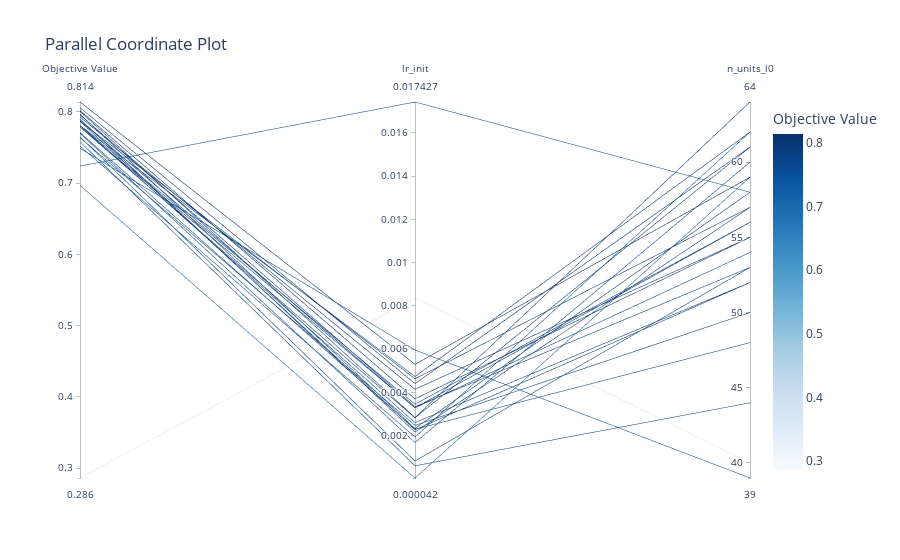

Write notebook code for a chart like this one.
### Markdown cell above
### Selecting Parameters to Visualize

### Code cell
plot_parallel_coordinate(study, params=['lr_init', 'n_units_l0'])

### Figure 1 — Plotly figure (JSON) as saved in the notebook; plotly's stock layout.template omitted (floating-point values rounded to 4 significant figures)
{"data": [{"dimensions": [{"label": "Objective Value", "range": [0.286, 0.814], "values": [0.77, 0.697, 0.724, 0.286, 0.749, 0.758, 0.802, 0.765, 0.801, 0.796, 0.781, 0.781, 0.779, 0.771, 0.752, 0.787, 0.814, 0.79, 0.806, 0.797, 0.788, 0.781, 0.793, 0.787, 0.779, 0.764]}, {"label": "lr_init", "range": [4.15e-05, 0.01743], "values": [0.00168, 4.15e-05, 0.01743, 0.008365, 0.00596, 0.0006037, 0.003699, 0.000829, 0.002837, 0.003338, 0.002602, 0.004735, 0.003288, 0.002297, 0.001935, 0.00227, 0.005297, 0.002167, 0.004403, 0.002331, 0.003288, 0.003453, 0.004146, 0.004629, 0.002822, 0.002477]}, {"label": "n_units_l0", "range": [39, 64], "values": [60, 59, 58, 40, 39, 44, 55, 53, 64, 53, 52, 62, 54, 48, 62, 52, 59, 57, 61, 58, 56, 56, 55, 57, 61, 50]}], "line": {"color": [0.77, 0.697, 0.724, 0.286, 0.749, 0.758, 0.802, 0.765, 0.801, 0.796, 0.781, 0.781, 0.779, 0.771, 0.752, 0.787, 0.814, 0.79, 0.806, 0.797, 0.788, 0.781, 0.793, 0.787, 0.779, 0.764], "colorbar": {"title": {"text": "Objective Value"}}, "colorscale": [[0, "rgb(247,251,255)"], [0.125, "rgb(222,235,247)"], [0.25, "rgb(198,219,239)"], [0.375, "rgb(158,202,225)"], [0.5, "rgb(107,174,214)"], [0.625, "rgb(66,146,198)"], [0.75, "rgb(33,113,181)"], [0.875, "rgb(8,81,156)"], [1, "rgb(8,48,107)"]], "reversescale": false, "showscale": true}, "type": "parcoords"}], "layout": {"title": {"text": "Parallel Coordinate Plot"}}}
